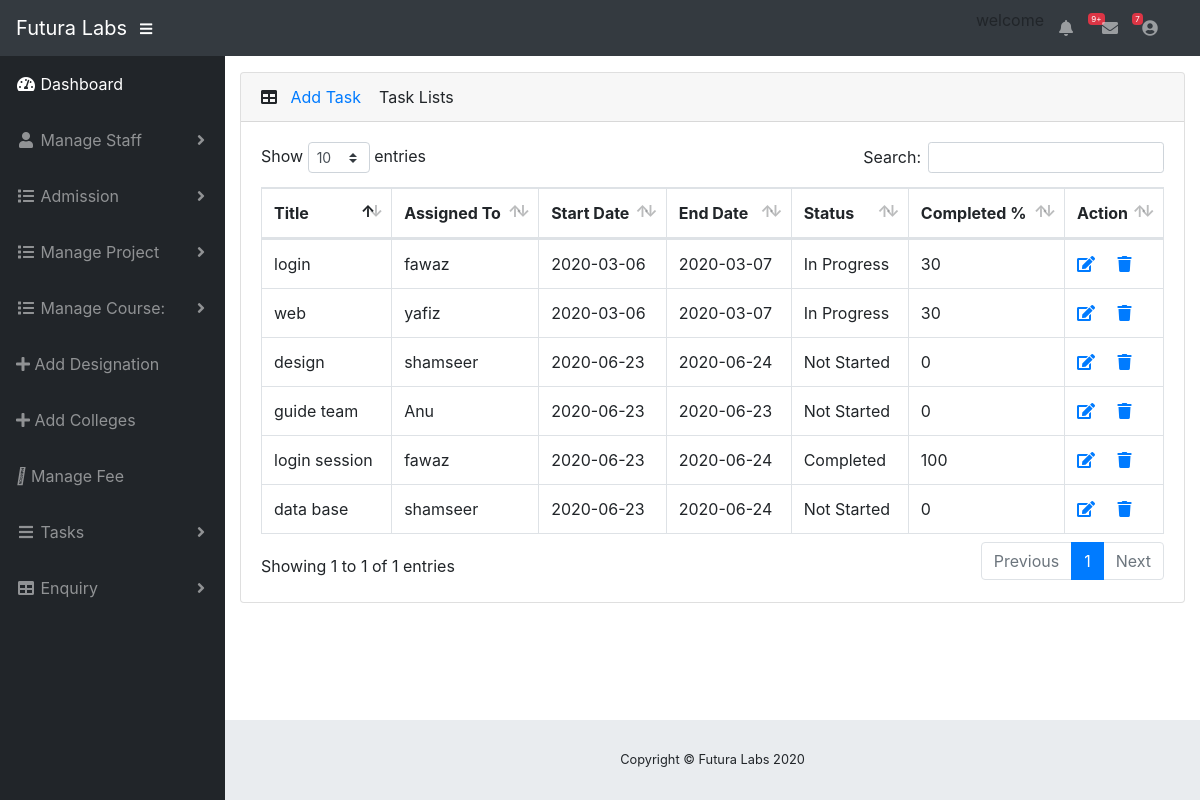
The app's page /view-task-list.php (signed in) with its own data.
### tables this page shows
CREATE TABLE `task` (
  `task_id` int(11) NOT NULL,
  `staff_id` int(11) NOT NULL,
  `task_type` varchar(50) NOT NULL,
  `task_name` varchar(50) NOT NULL,
  `task_details` varchar(100) NOT NULL,
  `strt_date` date NOT NULL,
  `end_date` date NOT NULL,
  `cmplt_date` date DEFAULT NULL,
  `status` varchar(30) NOT NULL DEFAULT 'Not Started',
  `completion` varchar(30) NOT NULL DEFAULT '0'
);

CREATE TABLE `staff` (
  `staff_id` int(11) NOT NULL,
  `design_id` int(11) NOT NULL,
  `staff_name` varchar(30) NOT NULL,
  `gender` varchar(20) NOT NULL,
  `Age` int(20) NOT NULL,
  `address` varchar(50) NOT NULL,
  `phone` varchar(50) NOT NULL,
  `email` varchar(30) NOT NULL,
  `join_date` date NOT NULL
);

### view-task-list.php (the view, shortened to what this page needs)
<?php include('admin_header.php');
      include('connect.php');
?>
        <div class="card mb-3">
          <div class="card-header">
            <i class="fas fa-table"></i>&nbsp;&nbsp;&nbsp;<a href="add_task.php">Add Task</a>&nbsp;&nbsp;&nbsp;
            Task Lists</div>
          <div class="card-body">
            <div class="table-responsive">
              <table class="table table-bordered" id="dataTable" width="100%" cellspacing="0">
                <thead>
                    <tr>
                        <th>Title</th>
                        <th>Assigned To</th>
                        <th>Start Date</th>
                        <th>End Date</th>
                        <th>Status</th>
                        <th>Completed %</th>
                        <th>Action</th>
                    </tr>
                </thead>
 <?php
        $result=mysqli_query($con,"SELECT * FROM task JOIN staff ON task.staff_id=staff.staff_id");
            while($rows=mysqli_fetch_array($result))
            {
                ?>
                <tbody>
                  <tr>
                    <td><?php echo $rows['task_name'];?></td>
                    <td><?php echo $rows['staff_name'];?></td>
                    <td><?php echo $rows['strt_date'];?></td>
                    <td><?php echo $rows['end_date'];?></td>
                    <td><?php echo $rows['status'];?></td>
                    <td><?php echo $rows['completion'];?></td>
                    <td>
                      <a href="edit-task.php?id=<?php echo $rows['task_id'];?>"><i class="fa fa-edit"> </i></a>&nbsp;&nbsp;&nbsp;&nbsp;
                      <a href="view-task-list.php?task=<?php echo $rows['task_id'];?>"><i class="fa fa-trash"></a></i>
                    </td>
                  </tr>
                </tbody>
                <?php
            }
            ?>
              </table>
            </div>
          </div>
        </div>
      </div>
<?php include('footer.php');?>

### records on screen
task: task_name "login", staff.staff_name "fawaz", strt_date "2020-03-06", end_date "2020-03-07", status "In Progress", completion "30"
task: task_name "web", staff.staff_name "yafiz", strt_date "2020-03-06", end_date "2020-03-07", status "In Progress", completion "30"
task: task_name "design", staff.staff_name "shamseer", strt_date "2020-06-23", end_date "2020-06-24", status "Not Started", completion "0"
task: task_name "guide team", staff.staff_name "Anu", strt_date "2020-06-23", end_date "2020-06-23", status "Not Started", completion "0"
task: task_name "login session", staff.staff_name "fawaz", strt_date "2020-06-23", end_date "2020-06-24", status "Completed", completion "100"
task: task_name "data base", staff.staff_name "shamseer", strt_date "2020-06-23", end_date "2020-06-24", status "Not Started", completion "0"
